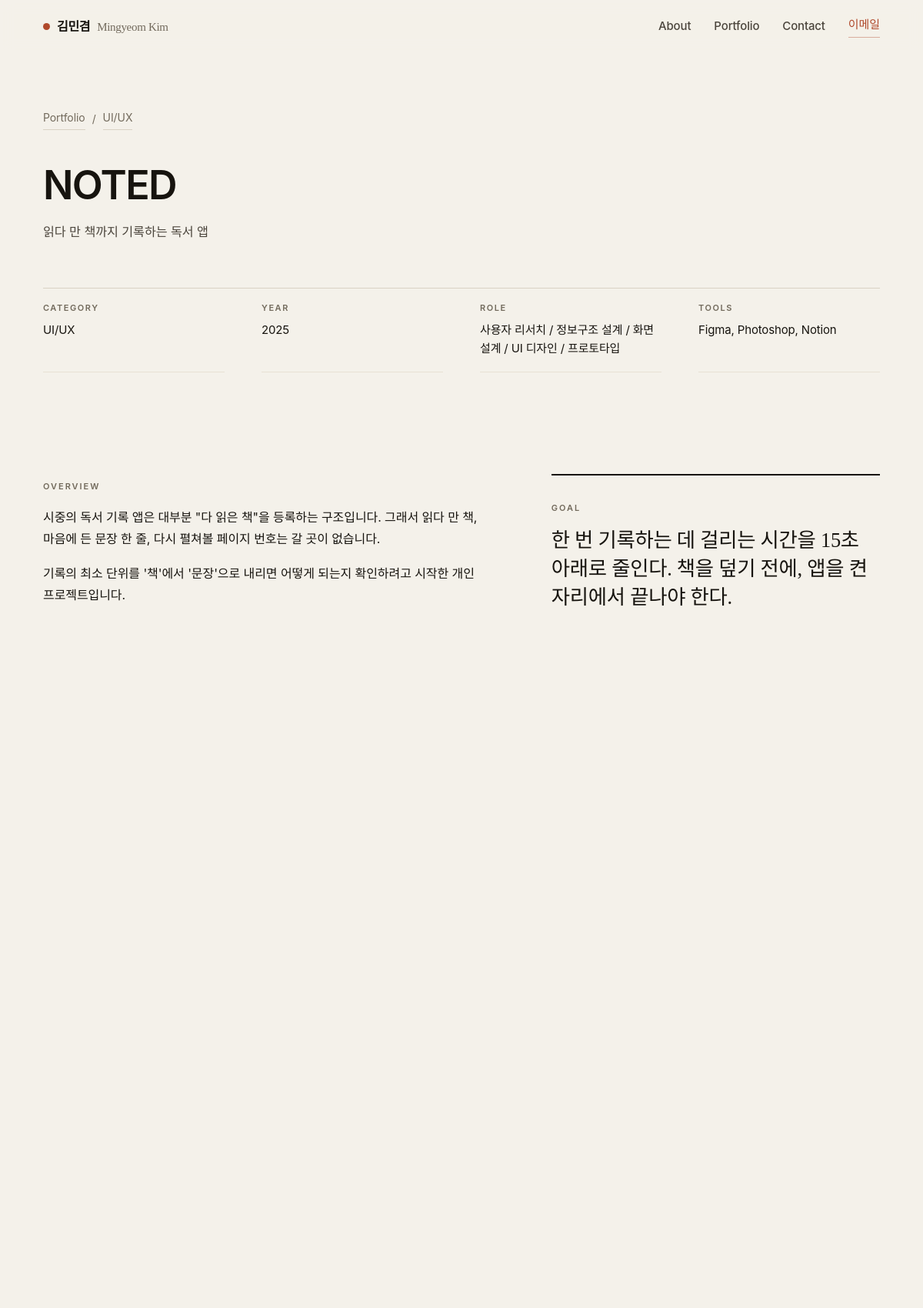
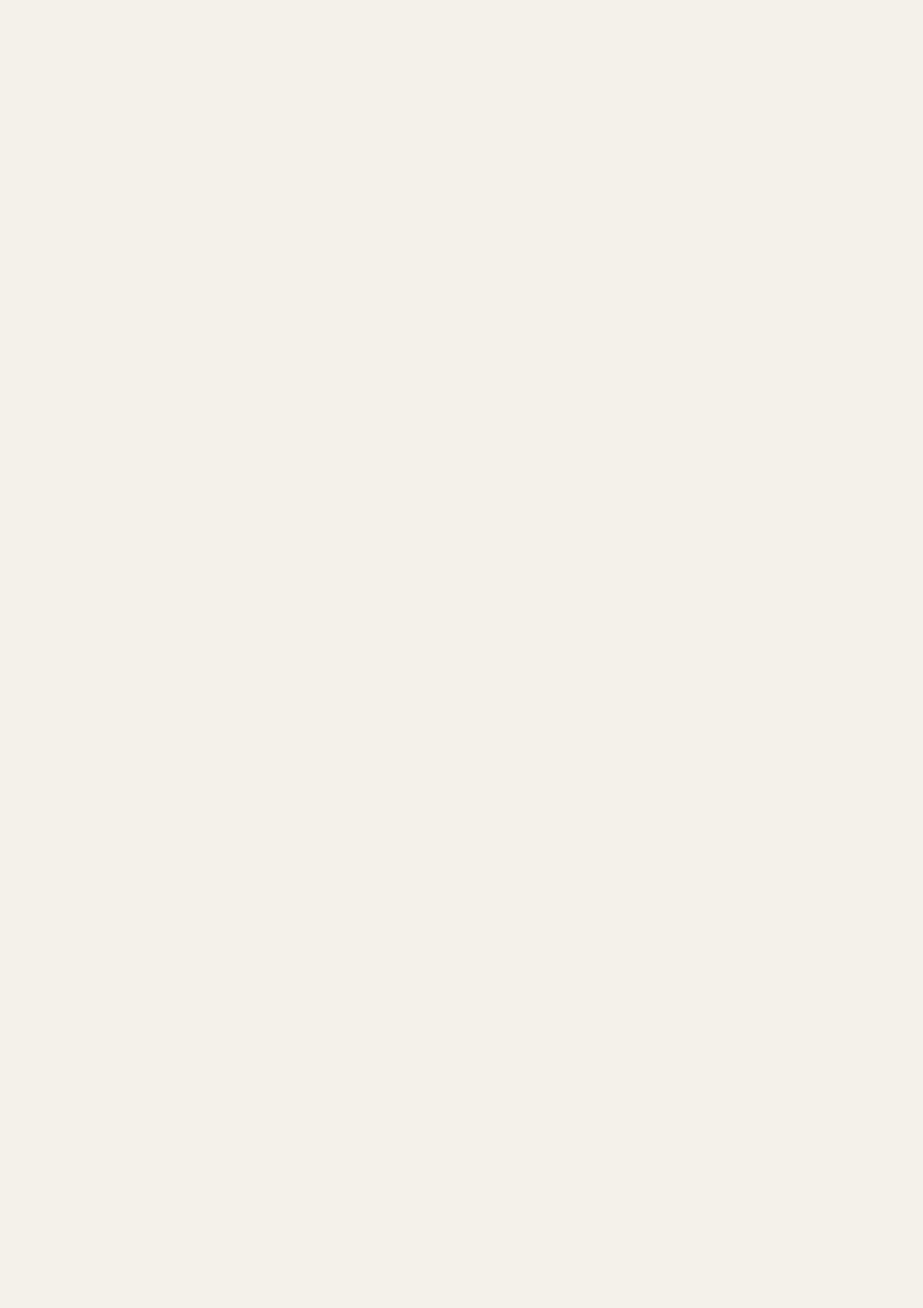
Page /project.php?id=1 (upper part) on the committed database (2 pictures, top to bottom).
### tables this page shows
CREATE TABLE `projects` (
  `id`          INT UNSIGNED NOT NULL AUTO_INCREMENT,
  `title`       VARCHAR(120) NOT NULL,
  `subtitle`    VARCHAR(200)     NULL COMMENT '목록 카드에 나오는 한 줄 설명',
  `category_id` INT UNSIGNED     NULL,
  `year`        SMALLINT     NOT NULL,
  `description` TEXT             NULL COMMENT '개요',
  `goal`        TEXT             NULL COMMENT '프로젝트 목표',
  `role`        TEXT             NULL COMMENT '담당 역할',
  `tools`       VARCHAR(200)     NULL COMMENT '사용 툴',
  `process`     TEXT             NULL COMMENT '작업 과정 — 한 줄에 한 단계',
  `result`      TEXT             NULL COMMENT '결과 — 한 줄에 한 항목',
  `thumbnail`   VARCHAR(255)     NULL COMMENT '대표 이미지 경로',
  `is_public`   TINYINT(1)   NOT NULL DEFAULT 1,
  `sort_order`  INT          NOT NULL DEFAULT 0 COMMENT '작을수록 앞',
  `created_at`  DATETIME     NOT NULL DEFAULT CURRENT_TIMESTAMP,
  `updated_at`  DATETIME     NOT NULL DEFAULT CURRENT_TIMESTAMP ON UPDATE CURRENT_TIMESTAMP,
  PRIMARY KEY (`id`),
  KEY `idx_projects_public_order` (`is_public`, `sort_order`),
  KEY `idx_projects_category` (`category_id`),
  CONSTRAINT `fk_projects_category` FOREIGN KEY (`category_id`)
    REFERENCES `categories` (`id`) ON DELETE SET NULL ON UPDATE CASCADE
);

CREATE TABLE `categories` (
  `id`         INT UNSIGNED NOT NULL AUTO_INCREMENT,
  `name`       VARCHAR(40)  NOT NULL,
  `slug`       VARCHAR(40)  NOT NULL COMMENT 'URL 및 필터에 쓰는 영문 키',
  `sort_order` INT          NOT NULL DEFAULT 0,
  PRIMARY KEY (`id`),
  UNIQUE KEY `uq_categories_slug` (`slug`)
);

### config/site.php (called while the page is built)
<?php
return [
    'name_ko'   => '김민겸',
    'name_en'   => 'Mingyeom Kim',
    'role'      => 'UI·UX / 그래픽 디자이너',
    'tagline'   => '더 쉽게 보고, 더 자연스럽게 쓰도록 디자인합니다.',
    'email'     => 'gmingyeom52@gmail.com',
    'location'  => 'Seoul, KR',
    'available' => '2026 신입·주니어 채용 지원 중',
    'links' => [
        'Instagram' => '',
        'Behance'   => '',
        'GitHub'    => '',
    ],
    'meta_description' => '김민겸의 UI·UX / 그래픽 디자인 포트폴리오. 모바일 앱, 웹사이트, 브랜드 아이덴티티 작업물과 작업 과정을 기록합니다.',
    'base_url' => '',
];

### includes/functions.php (called while the page is built, shortened)
<?php
function site(?string $key = null)
{
    static $conf = null;
    if ($conf === null) {
        $conf = require ROOT_PATH . '/config/site.php';
    }
    return $key === null ? $conf : ($conf[$key] ?? null);
}
function e(?string $value): string
{
    return htmlspecialchars((string) $value, ENT_QUOTES | ENT_SUBSTITUTE, 'UTF-8');
}
function url(string $path = ''): string
{
    $base = rtrim((string) site('base_url'), '/');
    $path = ltrim($path, '/');
    return $path === '' ? ($base ?: '/') : $base . '/' . $path;
}
function text_lines(?string $text): array
{
    $lines = preg_split('/\R/u', trim($text)) ?: [];
    return array_values(array_filter(array_map('trim', $lines), static fn($l) => $l !== ''));
}

### includes/repository.php (called while the page is built, shortened)
<?php
require_once __DIR__ . '/functions.php';
function db(): ?PDO
{
    static $pdo = false;
    if ($pdo !== false) {
        return $pdo;
    }
    $c = require ROOT_PATH . '/config/database.php';
    $dsn = sprintf('mysql:host=%s;port=%d;dbname=%s;charset=%s', $c['host'], $c['port'], $c['dbname'], $c['charset']);
    try {
        $pdo = new PDO($dsn, $c['user'], $c['pass'], [
            PDO::ATTR_ERRMODE            => PDO::ERRMODE_EXCEPTION,
            PDO::ATTR_DEFAULT_FETCH_MODE => PDO::FETCH_ASSOC,
            PDO::ATTR_EMULATE_PREPARES   => false,
        ]);
    } catch (PDOException $e) {
        $pdo = null;
    }
    return $pdo;
}
function db_ready(): bool
{
    return db() instanceof PDO;
}
function repo_project(int $id, bool $includePrivate = false): ?array
{
    if (db_ready()) {
        $sql = 'SELECT p.*, c.name AS category_name, c.slug AS category_slug
                FROM projects p
                LEFT JOIN categories c ON c.id = p.category_id
                WHERE p.id = :id' . ($includePrivate ? '' : ' AND p.is_public = 1');
        $stmt = db()->prepare($sql);
        $stmt->execute(['id' => $id]);
        $project = $stmt->fetch();
        $stmt = db()->prepare('SELECT image_path FROM project_images WHERE project_id = :id ORDER BY sort_order, id');
        $stmt->execute(['id' => $id]);
        $project['images'] = array_column($stmt->fetchAll(), 'image_path');
        return $project;
    }
    return null;
}

### project.php (the view, shortened to what this page needs)
<?php
require_once __DIR__ . '/includes/repository.php';
$id      = isset($_GET['id']) ? (int) $_GET['id'] : 0;
$project = $id > 0 ? repo_project($id) : null;
$images  = $project['images'] ?? [];
require __DIR__ . '/includes/header.php';
?>
<article>
  <header class="project-head">
    <div class="container">
      <nav class="project-head__breadcrumb" aria-label="위치">
        <a href="<?= e(url('portfolio.php')) ?>">Portfolio</a>
        <span aria-hidden="true">/</span>
        <a href="<?= e(url('portfolio.php?cat=' . $project['category_slug'])) ?>"><?= e($project['category_name']) ?></a>
      </nav>
      <h1 class="h1 project-head__title"><?= e($project['title']) ?></h1>
      <p class="lede project-head__sub"><?= e($project['subtitle'] ?? '') ?></p>
      <dl class="project-facts">
        <div class="project-facts__item">
          <dt class="project-facts__key">Category</dt>
          <dd class="project-facts__val"><?= e($project['category_name']) ?></dd>
        </div>
        <div class="project-facts__item">
          <dt class="project-facts__key">Year</dt>
          <dd class="project-facts__val"><?= (int) $project['year'] ?></dd>
        </div>
        <div class="project-facts__item">
          <dt class="project-facts__key">Role</dt>
          <dd class="project-facts__val"><?= e($project['role']) ?></dd>
        </div>
        <div class="project-facts__item">
          <dt class="project-facts__key">Tools</dt>
          <dd class="project-facts__val"><?= e($project['tools']) ?></dd>
        </div>
      </dl>
    </div>
  </header>
  <section class="container project-brief">
    <div class="prose">
      <span class="label">Overview</span>
      <div style="margin-top:14px">
        <?php foreach (text_lines($project['description']) as $line): ?>
          <p><?= e($line) ?></p>
        <?php endforeach; ?>
      </div>
    </div>
    <div class="project-goal">
      <span class="label">Goal</span>
      <p class="project-goal__text" style="margin-top:12px"><?= e($project['goal']) ?></p>
    </div>
  </section>
  <?php if ($images): ?>
    <section class="container">
      <div class="project-gallery">
      </div>
    </section>
  <?php endif; ?>
</article>
<?php require __DIR__ . '/includes/footer.php'; ?>

### assets/css/common.css (style rules this page uses)
:root { --ink: #17140f; --ink-2: #4b453c; --muted: #726a5c; --faint: #a79e8d; --paper: #f4f1ea; --paper-2: #eae5da; --surface: #ffffff; --line: #d9d2c4; --line-soft: #e7e1d4; --accent: #b0492b; --accent-deep: #8c3820; --accent-tint: #f0e2d9; --font-sans: 'Pretendard Variable', Pretendard, -apple-system, BlinkMacSystemFont, 'Apple SD Gothic Neo', 'Malgun Gothic', 'Noto Sans KR', sans-serif; --font-serif: 'Instrument Serif', 'Apple SD Gothic Neo', Georgia, 'Times New Roman', serif; --gutter: clamp(20px, 5vw, 56px); --maxw: 1240px; --section: clamp(76px, 11vw, 152px); --fs-display: clamp(2.5rem, 6.6vw, 5rem); --fs-h1: clamp(2rem, 4.4vw, 3.25rem); --fs-h2: clamp(1.45rem, 2.6vw, 2.1rem); --fs-h3: clamp(1.1rem, 1.5vw, 1.3rem); --fs-lede: clamp(1rem, 1.35vw, 1.1875rem); --fs-body: 1rem; --fs-small: 0.875rem; --fs-label: 0.6875rem; }
html { scroll-behavior: smooth; }
body { background: var(--paper); color: var(--ink); font-family: var(--font-sans); font-size: var(--fs-body); font-weight: 400; line-height: 1.75; letter-spacing: -0.005em; -webkit-font-smoothing: antialiased; text-rendering: optimizeLegibility; word-break: keep-all; overflow-wrap: anywhere; }
.container { width: 100%; max-width: calc(var(--maxw) + var(--gutter) * 2); margin-inline: auto; padding-inline: var(--gutter); }
.h1 { font-size: var(--fs-h1); font-weight: 600; line-height: 1.22; letter-spacing: -0.032em; }
.lede { font-size: var(--fs-lede); line-height: 1.72; color: var(--ink-2); }
.label { display: inline-block; font-size: var(--fs-label); font-weight: 600; letter-spacing: 0.18em; text-transform: uppercase; color: var(--muted); }
.prose p + p { margin-top: 1.05em; }

### assets/css/pages.css (style rules this page uses)
.project-head { padding-top: clamp(40px, 6vw, 76px); padding-bottom: clamp(32px, 4vw, 52px); }
.project-head__breadcrumb { display: flex; align-items: center; gap: 9px; margin-bottom: clamp(24px, 4vw, 40px); font-size: var(--fs-small); color: var(--muted); }
.project-head__breadcrumb a { border-bottom: 1px solid var(--line); padding-bottom: 2px; }
.project-head__title { max-width: 20ch; }
.project-head__sub { margin-top: 16px; max-width: 44ch; }
.project-facts { display: grid; grid-template-columns: repeat(auto-fit, minmax(160px, 1fr)); gap: 0 clamp(24px, 4vw, 56px); margin-top: clamp(34px, 5vw, 58px); border-top: 1px solid var(--line); }
.project-facts__item { padding: 16px 0 18px; border-bottom: 1px solid var(--line-soft); }
.project-facts__key { display: block; font-size: var(--fs-label); font-weight: 600; letter-spacing: 0.14em; text-transform: uppercase; color: var(--muted); margin-bottom: 7px; }
.project-facts__val { font-size: 0.9375rem; line-height: 1.6; letter-spacing: -0.01em; }
.project-brief { display: grid; grid-template-columns: minmax(0, 1.35fr) minmax(0, 1fr); gap: 36px clamp(36px, 7vw, 104px); align-items: start; padding-block: clamp(46px, 7vw, 88px); }
.project-goal { padding: 26px 0 0; border-top: 2px solid var(--ink); }
.project-goal__text { font-family: var(--font-serif); font-size: clamp(1.25rem, 2.2vw, 1.7rem); line-height: 1.4; letter-spacing: -0.01em; }
.project-gallery { display: grid; gap: clamp(22px, 3.5vw, 52px); }

### rows in the picture
projects: category.name "UI/UX", title "NOTED", subtitle "읽다 만 책까지 기록하는 독서 앱", year "2025", role "사용자 리서치 / 정보구조 설계 / 화면 설계 / UI 디자인 / 프로토타입", tools "Figma, Photoshop, Notion", description "시중의 독서 기록 앱은 대부분 \"다 읽은 책\"을 등록하는 구조입니다. 그래서 읽다 만 책, 마음에 든 문장 한 줄, 다시 펼쳐볼 페이지 번호는 갈 곳이 없습니다.", description "기록의 최소 단위를 '책'에서 '문장'으로 내리면 어떻게 되는지 확인하려고 시작한 개인 프로젝트입니다.", goal "한 번 기록하는 데 걸리는 시간을 15초 아래로 줄인다. 책을 덮기 전에, 앱을 켠 자리에서 끝나야 한다."

### other values in the picture
$site['name_ko'] "김민겸"
$site['name_en'] "Mingyeom Kim"
$item['label'] "About"
$item['label'] "Portfolio"
$item['label'] "Contact"
